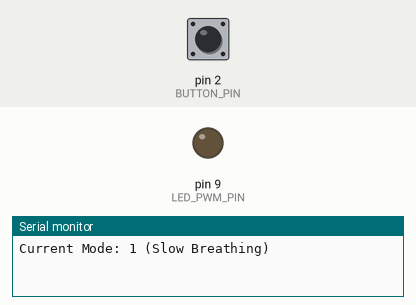
A sketch run on a simulated Arduino Uno, built with avr-gcc and run on an emulated ATmega328P. Parts: output pins drawn as LEDs (lit = HIGH), the last lines printed to the serial monitor. Inputs (shaded band) come from the test bench; at power-on: pin 2 (BUTTON_PIN) HIGH.

Above: at 6.9 s.
7.0 s: pin 2 (BUTTON_PIN) pulled LOW for 3 s
At 11.4 s:
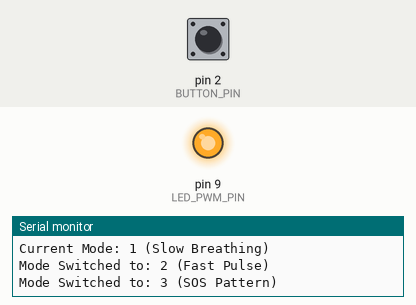
11.5 s: pin 2 (BUTTON_PIN) driven LOW
Timing chart, 0 to 23.4 s (numbered marks = the images above; inputs shaded):
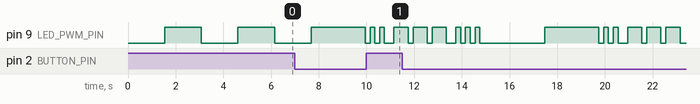

The sketch:

fading-light.ino
```cpp
const int LED_PWM_PIN = 9; // Must be a PWM pin (~9)
const int BUTTON_PIN = 2;

int mode = 1; // 1: Slow breathing, 2: Fast pulse, 3: SOS
unsigned long lastDebounceTime = 0;

void setup() {
  pinMode(LED_PWM_PIN, OUTPUT);
  pinMode(BUTTON_PIN, INPUT_PULLUP);
  Serial.begin(9600);
  Serial.println("Current Mode: 1 (Slow Breathing)");
}

void loop() {
  // Mode selection via push button
  if (digitalRead(BUTTON_PIN) == LOW && (millis() - lastDebounceTime > 300)) {
    mode++;
    if (mode > 3) mode = 1;
    Serial.print("Mode Switched to: ");
    Serial.println(mode == 1 ? "1 (Slow Breathing)" : mode == 2 ? "2 (Fast Pulse)" : "3 (SOS Pattern)");
    lastDebounceTime = millis();
  }

  // Execute breathing profiles based on state
  if (mode == 1) { // Slow breathing (3s cycle -> roughly 6ms per steps)
    for (int i = 0; i <= 255; i++) { analogWrite(LED_PWM_PIN, i); delay(6); }
    for (int i = 255; i >= 0; i--) { analogWrite(LED_PWM_PIN, i); delay(6); }
  }
  else if (mode == 2) { // Fast pulse (0.5s cycle -> roughly 1ms per steps)
    for (int i = 0; i <= 255; i++) { analogWrite(LED_PWM_PIN, i); delay(1); }
    for (int i = 255; i >= 0; i--) { analogWrite(LED_PWM_PIN, i); delay(1); }
  }
  else if (mode == 3) { // SOS Pattern (... --- ...)
    // S (...) - Three short flashes
    for(int i=0; i<3; i++) { digitalWrite(LED_PWM_PIN, HIGH); delay(200); digitalWrite(LED_PWM_PIN, LOW); delay(200); }
    delay(200);
    // O (---) - Three long flashes
    for(int i=0; i<3; i++) { digitalWrite(LED_PWM_PIN, HIGH); delay(600); digitalWrite(LED_PWM_PIN, LOW); delay(200); }
    delay(200);
    // S (...) - Three short flashes
    for(int i=0; i<3; i++) { digitalWrite(LED_PWM_PIN, HIGH); delay(200); digitalWrite(LED_PWM_PIN, LOW); delay(200); }
    delay(1000); // Gap before repeating
  }
}
```
